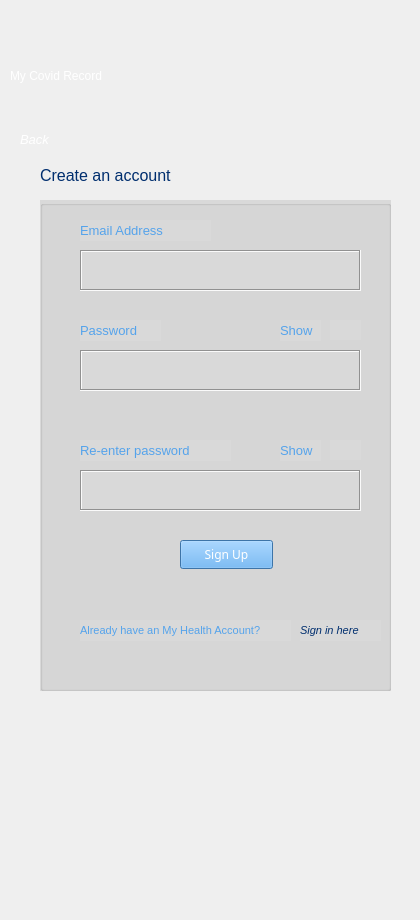
   <widget class="QWidget" name="signUpPage">
    <widget class="QLabel" name="topLogoLable_8">
     <property name="geometry">
      <rect>
       <x>240</x>
       <y>40</y>
       <width>171</width>
       <height>81</height>
      </rect>
     </property>
     <property name="styleSheet">
      <string notr="true">color: rgb(255, 255, 255);</string>
     </property>
     <property name="text">
      <string>&lt;html&gt;&lt;head/&gt;&lt;body&gt;&lt;p&gt;&lt;img src=&quot;:/IconsAndImages/MOHLOgo2.png&quot;/&gt;&lt;/p&gt;&lt;/body&gt;&lt;/html&gt;</string>
     </property>
    </widget>
    <widget class="QLabel" name="myCovidRecordLabel_7">
     <property name="geometry">
      <rect>
       <x>10</x>
       <y>50</y>
       <width>211</width>
       <height>51</height>
      </rect>
     </property>
     <property name="styleSheet">
      <string notr="true">font: 700 16pt &quot;Fira Sans&quot;;
color: rgb(255, 255, 255);</string>
     </property>
     <property name="text">
      <string>My Covid Record</string>
     </property>
    </widget>
    <widget class="QLabel" name="topLogoLable_9">
     <property name="geometry">
      <rect>
       <x>140</x>
       <y>730</y>
       <width>191</width>
       <height>81</height>
      </rect>
     </property>
     <property name="styleSheet">
      <string notr="true">color: rgb(255, 255, 255);</string>
     </property>
     <property name="text">
      <string>&lt;html&gt;&lt;head/&gt;&lt;body&gt;&lt;p&gt;&lt;img src=&quot;:/IconsAndImages/MOHLOgo2.png&quot;/&gt;&lt;/p&gt;&lt;/body&gt;&lt;/html&gt;</string>
     </property>
    </widget>
    <widget class="QGroupBox" name="groupBox_3">
     <property name="geometry">
      <rect>
       <x>40</x>
       <y>200</y>
       <width>351</width>
       <height>491</height>
      </rect>
     </property>
     <property name="styleSheet">
      <string notr="true">background-color: rgb(217, 217, 217);</string>
     </property>
     <property name="title">
      <string/>
     </property>
     <widget class="QTextEdit" name="emailAddTextEdit_3">
      <property name="geometry">
       <rect>
        <x>40</x>
        <y>50</y>
        <width>281</width>
        <height>41</height>
       </rect>
      </property>
      <property name="styleSheet">
       <string notr="true">border-color: rgb(0, 0, 0);
background-color: rgb(217, 217, 217);</string>
      </property>
      <property name="frameShape">
       <enum>QFrame::Box</enum>
      </property>
     </widget>
     <widget class="QLabel" name="emailAddLabel_3">
      <property name="geometry">
       <rect>
        <x>40</x>
        <y>20</y>
        <width>131</width>
        <height>21</height>
       </rect>
      </property>
      <property name="styleSheet">
       <string notr="true">font: 700 16pt &quot;Fira Sans&quot;;
color: rgb(85, 163, 235);</string>
      </property>
      <property name="text">
       <string>&lt;html&gt;&lt;head/&gt;&lt;body&gt;&lt;p&gt;&lt;span style=&quot; font-size:10pt; font-weight:400;&quot;&gt;Email Address&lt;/span&gt;&lt;/p&gt;&lt;/body&gt;&lt;/html&gt;</string>
      </property>
     </widget>
     <widget class="QLabel" name="passwordLabel_3">
      <property name="geometry">
       <rect>
        <x>40</x>
        <y>120</y>
        <width>81</width>
        <height>21</height>
       </rect>
      </property>
      <property name="styleSheet">
       <string notr="true">font: 700 16pt &quot;Fira Sans&quot;;
color: rgb(85, 163, 235);</string>
      </property>
      <property name="text">
       <string>&lt;html&gt;&lt;head/&gt;&lt;body&gt;&lt;p&gt;&lt;span style=&quot; font-size:10pt; font-weight:400;&quot;&gt;Password&lt;/span&gt;&lt;/p&gt;&lt;/body&gt;&lt;/html&gt;</string>
      </property>
     </widget>
     <widget class="QTextEdit" name="passwordTextEdit_3">
      <property name="geometry">
       <rect>
        <x>40</x>
        <y>150</y>
        <width>281</width>
        <height>41</height>
       </rect>
      </property>
      <property name="styleSheet">
       <string notr="true">border-color: rgb(0, 0, 0);
background-color: rgb(217, 217, 217);</string>
      </property>
      <property name="frameShape">
       <enum>QFrame::Box</enum>
      </property>
     </widget>
     <widget class="QLabel" name="eyeIconLabel_3">
      <property name="geometry">
       <rect>
        <x>290</x>
        <y>120</y>
        <width>31</width>
        <height>20</height>
       </rect>
      </property>
      <property name="text">
       <string>&lt;html&gt;&lt;head/&gt;&lt;body&gt;&lt;p&gt;&lt;img src=&quot;:/IconsAndImages/eye.png&quot;/&gt;&lt;/p&gt;&lt;/body&gt;&lt;/html&gt;</string>
      </property>
     </widget>
     <widget class="QLabel" name="showLabel_3">
      <property name="geometry">
       <rect>
        <x>240</x>
        <y>120</y>
        <width>41</width>
        <height>21</height>
       </rect>
      </property>
      <property name="styleSheet">
       <string notr="true">font: 700 16pt &quot;Fira Sans&quot;;
color: rgb(85, 163, 235);</string>
      </property>
      <property name="text">
       <string>&lt;html&gt;&lt;head/&gt;&lt;body&gt;&lt;p&gt;&lt;span style=&quot; font-size:10pt; font-weight:400;&quot;&gt;Show&lt;/span&gt;&lt;/p&gt;&lt;/body&gt;&lt;/html&gt;</string>
      </property>
     </widget>
     <widget class="QPushButton" name="loginButton2_3">
      <property name="geometry">
       <rect>
        <x>140</x>
        <y>340</y>
        <width>93</width>
        <height>29</height>
       </rect>
      </property>
      <property name="font">
       <font>
        <family>Fira Sans</family>
       </font>
      </property>
      <property name="autoFillBackground">
       <bool>false</bool>
      </property>
      <property name="styleSheet">
       <string notr="true">background-color: rgb(85, 163, 235);
color: rgb(255, 255, 255);</string>
      </property>
      <property name="text">
       <string>Sign Up</string>
      </property>
     </widget>
     <widget class="QLabel" name="dontHaveAccountLabel_3">
      <property name="geometry">
       <rect>
        <x>40</x>
        <y>420</y>
        <width>211</width>
        <height>21</height>
       </rect>
      </property>
      <property name="styleSheet">
       <string notr="true">font: 700 16pt &quot;Fira Sans&quot;;
color: rgb(85, 163, 235);</string>
      </property>
      <property name="text">
       <string>&lt;html&gt;&lt;head/&gt;&lt;body&gt;&lt;p&gt;&lt;span style=&quot; font-size:8pt; font-weight:400;&quot;&gt;Already have an My Health Account?&lt;/span&gt;&lt;/p&gt;&lt;/body&gt;&lt;/html&gt;</string>
      </property>
     </widget>
     <widget class="QLabel" name="signUpHereLable_3">
      <property name="geometry">
       <rect>
        <x>260</x>
        <y>420</y>
        <width>81</width>
        <height>21</height>
       </rect>
      </property>
      <property name="styleSheet">
       <string notr="true">font: 700 16pt &quot;Fira Sans&quot;;
color: rgb(0, 46, 110);</string>
      </property>
      <property name="text">
       <string>&lt;html&gt;&lt;head/&gt;&lt;body&gt;&lt;p&gt;&lt;span style=&quot; font-size:8pt; font-weight:400; font-style:italic;&quot;&gt;Sign in here&lt;/span&gt;&lt;/p&gt;&lt;/body&gt;&lt;/html&gt;</string>
      </property>
     </widget>
     <widget class="QLabel" name="passwordLabel_4">
      <property name="geometry">
       <rect>
        <x>40</x>
        <y>240</y>
        <width>151</width>
        <height>21</height>
       </rect>
      </property>
      <property name="styleSheet">
       <string notr="true">font: 700 16pt &quot;Fira Sans&quot;;
color: rgb(85, 163, 235);</string>
      </property>
      <property name="text">
       <string>&lt;html&gt;&lt;head/&gt;&lt;body&gt;&lt;p&gt;&lt;span style=&quot; font-size:10pt; font-weight:400;&quot;&gt;Re-enter password&lt;/span&gt;&lt;/p&gt;&lt;/body&gt;&lt;/html&gt;</string>
      </property>
     </widget>
     <widget class="QTextEdit" name="passwordTextEdit_4">
      <property name="geometry">
       <rect>
        <x>40</x>
        <y>270</y>
        <width>281</width>
        <height>41</height>
       </rect>
      </property>
      <property name="styleSheet">
       <string notr="true">border-color: rgb(0, 0, 0);
background-color: rgb(217, 217, 217);</string>
      </property>
      <property name="frameShape">
       <enum>QFrame::Box</enum>
      </property>
     </widget>
     <widget class="QLabel" name="showLabel_4">
      <property name="geometry">
       <rect>
        <x>240</x>
        <y>240</y>
        <width>41</width>
        <height>21</height>
       </rect>
      </property>
      <property name="styleSheet">
       <string notr="true">font: 700 16pt &quot;Fira Sans&quot;;
color: rgb(85, 163, 235);</string>
      </property>
      <property name="text">
       <string>&lt;html&gt;&lt;head/&gt;&lt;body&gt;&lt;p&gt;&lt;span style=&quot; font-size:10pt; font-weight:400;&quot;&gt;Show&lt;/span&gt;&lt;/p&gt;&lt;/body&gt;&lt;/html&gt;</string>
      </property>
     </widget>
     <widget class="QLabel" name="eyeIconLabel_4">
      <property name="geometry">
       <rect>
        <x>290</x>
        <y>240</y>
        <width>31</width>
        <height>20</height>
       </rect>
      </property>
      <property name="text">
       <string>&lt;html&gt;&lt;head/&gt;&lt;body&gt;&lt;p&gt;&lt;img src=&quot;:/IconsAndImages/eye.png&quot;/&gt;&lt;/p&gt;&lt;/body&gt;&lt;/html&gt;</string>
      </property>
     </widget>
    </widget>
    <widget class="QLabel" name="myCovidRecordLabel_8">
     <property name="geometry">
      <rect>
       <x>40</x>
       <y>150</y>
       <width>211</width>
       <height>51</height>
      </rect>
     </property>
     <property name="styleSheet">
      <string notr="true">font: 700 16pt &quot;Fira Sans&quot;;
color: rgb(0, 46, 110);</string>
     </property>
     <property name="text">
      <string>&lt;html&gt;&lt;head/&gt;&lt;body&gt;&lt;p&gt;&lt;span style=&quot; font-size:12pt;&quot;&gt;Create an account&lt;/span&gt;&lt;/p&gt;&lt;/body&gt;&lt;/html&gt;</string>
     </property>
    </widget>
    <widget class="QLabel" name="backLabel_2">
     <property name="geometry">
      <rect>
       <x>20</x>
       <y>130</y>
       <width>41</width>
       <height>20</height>
      </rect>
     </property>
     <property name="styleSheet">
      <string notr="true">color: rgb(255, 255, 255);</string>
     </property>
     <property name="text">
      <string>&lt;html&gt;&lt;head/&gt;&lt;body&gt;&lt;p&gt;&lt;span style=&quot; font-size:10pt; font-style:italic;&quot;&gt;Back&lt;/span&gt;&lt;/p&gt;&lt;/body&gt;&lt;/html&gt;</string>
     </property>
    </widget>
    <widget class="QLabel" name="nzGovIconLabel_3">
     <property name="geometry">
      <rect>
       <x>110</x>
       <y>810</y>
       <width>231</width>
       <height>101</height>
      </rect>
     </property>
     <property name="text">
      <string>&lt;html&gt;&lt;head/&gt;&lt;body&gt;&lt;p&gt;&lt;img src=&quot;:/IconsAndImages/NZGovernmentLogo2.png&quot;/&gt;&lt;/p&gt;&lt;/body&gt;&lt;/html&gt;</string>
     </property>
    </widget>
   </widget>
